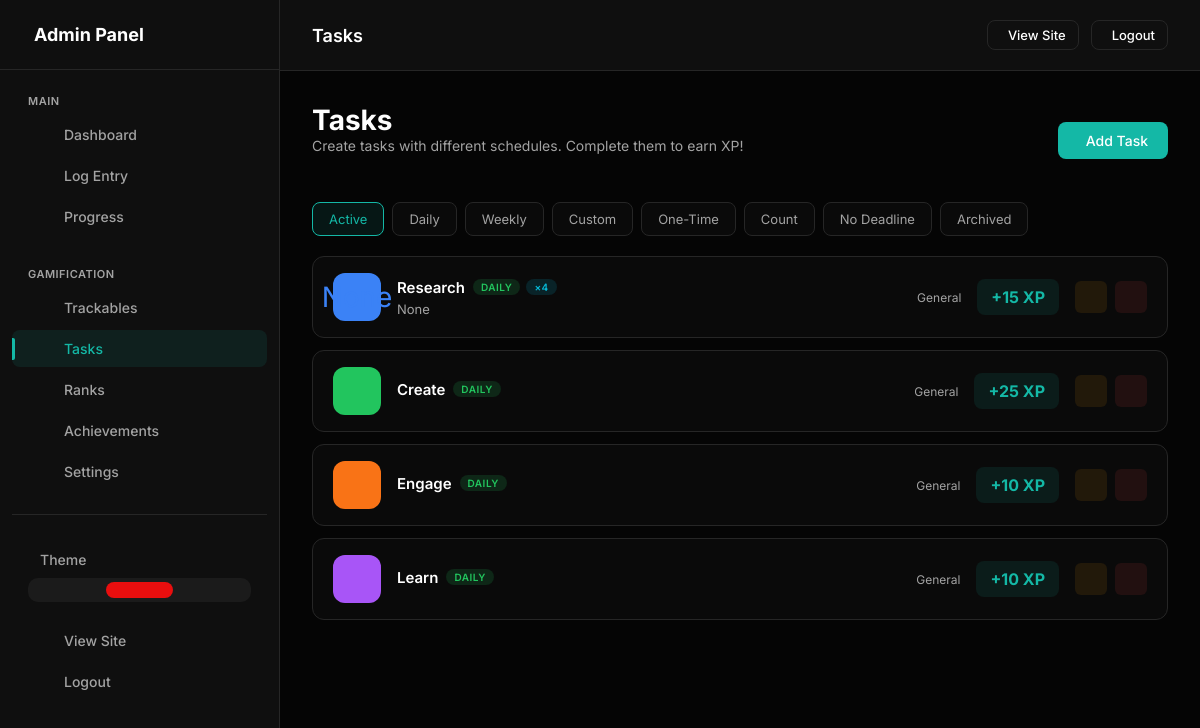
/admin/daily-tasks (signed in), run on the app's committed database.
### models.py (models this page shows, shortened)
class UserSettings(db.Model):
    __tablename__ = 'user_settings'
    id = db.Column(db.Integer, primary_key=True)
    user_id = db.Column(db.Integer, db.ForeignKey('users.id'), nullable=False, unique=True, index=True)
    accent_color = db.Column(db.String(20), default='#e90e0e')
    points_name = db.Column(db.String(20), default='XP')  # "XP", "Points", "Coins", etc.
    points_icon = db.Column(db.String(50), default='ph-lightning')
    daily_xp_goal = db.Column(db.Integer, default=50)
    perfect_day_bonus = db.Column(db.Integer, default=50)
    perfect_week_bonus = db.Column(db.Integer, default=500)
    streak_bonus_per_day = db.Column(db.Integer, default=5)  # Extra XP per streak day
    show_xp_animations = db.Column(db.Boolean, default=True)
    dark_mode = db.Column(db.Boolean, default=True)
    compact_view = db.Column(db.Boolean, default=False)
    show_dashboard_header = db.Column(db.Boolean, default=True)
    enable_youtube_sync = db.Column(db.Boolean, default=False)
    always_show_confetti = db.Column(db.Boolean, default=False)
    created_at = db.Column(db.DateTime, default=datetime.utcnow)
    updated_at = db.Column(db.DateTime, default=datetime.utcnow, onupdate=datetime.utcnow)

class UserDailyTask(db.Model):
    __tablename__ = 'user_daily_tasks'
    id = db.Column(db.Integer, primary_key=True)
    user_id = db.Column(db.Integer, db.ForeignKey('users.id'), nullable=False, index=True)
    name = db.Column(db.String(100), nullable=False)
    slug = db.Column(db.String(100), nullable=False)
    description = db.Column(db.String(500))
    task_type = db.Column(db.String(20), default='normal')  # 'normal', 'count'
    target_count = db.Column(db.Integer, default=1)  # For count tasks: how many times to complete
    repeat_type = db.Column(db.String(20), default='daily')
    repeat_interval = db.Column(db.Integer, default=1)  # For 'custom': every X units
    repeat_unit = db.Column(db.String(10), default='day')  # 'day', 'week', 'month'
    repeat_days = db.Column(db.String(50))  # For 'weekly': JSON array like "[1,3,5]" for Mon/Wed/Fri
    repeat_day_of_month = db.Column(db.Integer)  # For 'monthly': which day (1-31)
    due_date = db.Column(db.Date)  # For 'once' tasks: when it's due
    completed_date = db.Column(db.Date)  # For 'once' tasks: when completed
    ebbinghaus_level = db.Column(db.Integer, default=0)  # Current level in spaced repetition
    next_due_date = db.Column(db.Date)  # When the task is next due
    xp_value = db.Column(db.Integer, default=10)
    xp_per_count = db.Column(db.Integer, default=0)  # For count tasks: XP per completion (0 = only on full completion)
    streak_bonus = db.Column(db.Boolean, default=True)  # Eligible for streak bonuses
    icon = db.Column(db.String(50), default='ph-check-circle')
    color = db.Column(db.String(20), default='#10b981')
    emoji = db.Column(db.String(10))
    display_order = db.Column(db.Integer, default=0)
    is_active = db.Column(db.Boolean, default=True)
    is_pinned = db.Column(db.Boolean, default=False)
    category = db.Column(db.String(50), default='general')  # 'health', 'work', 'learning', 'habits', 'general'
    created_at = db.Column(db.DateTime, default=datetime.utcnow)
    updated_at = db.Column(db.DateTime, default=datetime.utcnow, onupdate=datetime.utcnow)
    completions = db.relationship('TaskCompletion', backref='task', lazy=True, cascade='all, delete-orphan')

### app.py (the view)
    @app.route('/admin/daily-tasks')
    @admin_required
    def admin_daily_tasks():
        tasks = UserDailyTask.query.filter_by(
            user_id=current_user.id
        ).order_by(UserDailyTask.display_order).all()
        return render_template('admin/daily_tasks.html', tasks=tasks)

### templates/admin/daily_tasks.html (shortened to what this page needs)
{% extends "admin/base.html" %}
{% block page_title %}Tasks{% endblock %}
{% block content %}
<div class="page-header">
    <div>
        <h1 class="page-title">Tasks</h1>
        <p class="page-intro">Create tasks with different schedules. Complete them to earn {{ points_name }}!</p>
    </div>
    <div class="page-actions">
        <a href="{{ url_for('admin_daily_task_add') }}" class="btn btn-primary">
             Add Task
        </a>
    </div>
</div>
<div class="filter-tabs">
    <button class="filter-tab active" data-filter="all">Active</button>
    <button class="filter-tab" data-filter="daily">Daily</button>
    <button class="filter-tab" data-filter="weekly">Weekly</button>
    <button class="filter-tab" data-filter="custom">Custom</button>
    <button class="filter-tab" data-filter="once">One-Time</button>
    <button class="filter-tab" data-filter="count">Count</button>
    <button class="filter-tab" data-filter="none">No Deadline</button>
    <button class="filter-tab" data-filter="archived">Archived</button>
</div>
{% if tasks %}
<div class="tasks-list">
    {% for task in tasks %}
    {% set is_archived = task.completed_date and task.repeat_type in ('once', 'none') %}
    <div class="task-row {% if not task.is_active %}inactive{% endif %} {% if task.is_pinned %}pinned{% endif %} {% if is_archived %}archived{% endif %}"
        data-repeat="{{ task.repeat_type }}" data-type="{{ task.task_type }}"
        data-archived="{{ 'true' if is_archived else 'false' }}" {% if is_archived %}style="opacity: 0.6;" {% endif %}>
        <div class="task-icon-box" style="background: {{ task.color }}; color: {{ task.color }}">
            {% if task.emoji %}
            <span style="font-size: 28px;">{{ task.emoji }}</span>
            {% else %}
            <i class="ph {{ task.icon }}"></i>
            {% endif %}
        </div>
        <div class="task-info">
            <div class="task-name">
                {{ task.name }}
                <div class="task-badges">
                    <span class="task-badge repeat-{{ task.repeat_type }}">
                        {% if task.repeat_type == 'none' %}No Deadline
                        {% elif task.repeat_type == 'daily' %}Daily
                        {% elif task.repeat_type == 'weekdays' %}Weekdays
                        {% elif task.repeat_type == 'weekends' %}Weekends
                        {% elif task.repeat_type == 'weekly' %}Weekly
                        {% elif task.repeat_type == 'monthly' %}Monthly
                        {% elif task.repeat_type == 'yearly' %}Yearly
                        {% elif task.repeat_type == 'custom' %}Every {{ task.repeat_interval }} {{ task.repeat_unit or
                        'day' }}{% if task.repeat_interval > 1 %}s{% endif %}
                        {% elif task.repeat_type == 'once' %}One-Time
                        {% elif task.repeat_type == 'ebbinghaus' %}Spaced
                        {% elif task.repeat_type == 'unlimited' %}Unlimited
                        {% else %}{{ task.repeat_type|capitalize }}
                        {% endif %}
                    </span>
                    {% if task.task_type == 'count' %}
                    <span class="task-badge type-count">×{{ task.target_count }}</span>
                    {% endif %}
                </div>
            </div>
            {% if task.description %}
            <div class="task-description">{{ task.description }}</div>
            {% endif %}
        </div>
        <div class="task-meta">
            <span class="task-category">
                 {{ task.category|capitalize }}
            </span>
            <div class="task-xp">
                +{{ task.xp_value }} {{ points_name }}
            </div>
        </div>
        <div class="task-actions">
            <a href="{{ url_for('admin_daily_task_edit', id=task.id) }}" class="action-btn edit" title="Edit">
            </a>
            <form action="{{ url_for('admin_daily_task_delete', id=task.id) }}" method="post"
                onsubmit="return confirmDelete(this, 'Task')" style="display: inline;">
                <button type="submit" class="action-btn delete" title="Delete">
                </button>
            </form>
        </div>
    </div>
    {% endfor %}
</div>
{% endif %}
{% endblock %}

### templates/admin/base.html (style rules this page uses)
:root, [data-theme="dark"] { --bg-body: #050505; --bg-card: #0f0f0f; --bg-card-hover: #141414; --border: #262626; --accent: #e90e0e; --accent-rgb: 233, 14, 14; --accent-hover: #c70202; --text-main: #ffffff; --text-muted: #a3a3a3; --font-sans: 'Inter', sans-serif; --font-mono: 'JetBrains Mono', monospace; --success: #10b981; --warning: #f59e0b; --danger: #ef4444; }
* { margin: 0; padding: 0; box-sizing: border-box; }
body { background-color: var(--bg-body); color: var(--text-main); font-family: var(--font-sans); overflow-x: hidden; -webkit-font-smoothing: antialiased; min-height: 100vh; }
a { text-decoration: none; color: inherit; transition: 0.3s; }
button { border: none; background: none; cursor: pointer; font-family: inherit; }
.page-header { display: flex; justify-content: space-between; align-items: center; margin-bottom: 24px; flex-wrap: wrap; gap: 16px; }
.page-title { font-size: 28px; font-weight: 700; }
.page-actions { display: flex; gap: 12px; align-items: center; }
.action-btn { width: 32px; height: 32px; border-radius: 6px; display: flex; align-items: center; justify-content: center; transition: all 0.2s; cursor: pointer; border: 1px solid transparent; }
.action-btn.edit { background: rgba(245, 158, 11, 0.1); color: #f59e0b; }
.action-btn.delete { background: rgba(239, 68, 68, 0.1); color: #ef4444; }
.btn { padding: 10px 20px; border-radius: 8px; font-size: 14px; font-weight: 500; transition: all 0.3s ease; display: inline-flex; align-items: center; gap: 8px; cursor: pointer; border: none; }
.btn-primary { background: var(--accent); color: #fff; }

### templates/admin/daily_tasks.html (style rules this page uses)
.page-intro { margin-bottom: 24px; color: var(--text-muted); font-size: 14px; }
.filter-tabs { display: flex; gap: 8px; margin-bottom: 20px; flex-wrap: wrap; }
.filter-tab { padding: 8px 16px; border-radius: 8px; border: 1px solid var(--border); background: rgba(255, 255, 255, 0.02); color: var(--text-muted); cursor: pointer; font-size: 13px; transition: all 0.2s; }
.filter-tab.active { border-color: var(--accent); background: rgba(var(--accent-rgb), 0.1); color: var(--accent); }
.tasks-list { display: flex; flex-direction: column; gap: 12px; }
.task-row { background: rgba(255, 255, 255, 0.02); border: 1px solid var(--border); border-radius: 12px; padding: 16px 20px; display: flex; align-items: center; gap: 16px; transition: all 0.2s; }
.task-icon-box { width: 48px; height: 48px; border-radius: 12px; display: flex; align-items: center; justify-content: center; font-size: 24px; flex-shrink: 0; }
.task-info { flex: 1; min-width: 0; }
.task-name { font-weight: 600; font-size: 15px; margin-bottom: 4px; display: flex; align-items: center; gap: 8px; }
.task-badges { display: flex; gap: 6px; flex-wrap: wrap; }
.task-badge { font-size: 10px; padding: 2px 8px; border-radius: 10px; background: rgba(255, 255, 255, 0.08); color: var(--text-muted); font-weight: 600; text-transform: uppercase; letter-spacing: 0.5px; }
.task-badge.repeat-daily { background: rgba(34, 197, 94, 0.15); color: #22c55e; }
.task-badge.type-count { background: rgba(6, 182, 212, 0.15); color: #06b6d4; }
.task-description { font-size: 13px; color: var(--text-muted); margin-top: 2px; }
.task-meta { display: flex; gap: 16px; align-items: center; }
.task-xp { font-size: 16px; font-weight: 700; color: var(--accent); padding: 8px 14px; background: rgba(var(--accent-rgb), 0.1); border-radius: 8px; white-space: nowrap; }
.task-category { font-size: 12px; color: var(--text-muted); display: flex; align-items: center; gap: 4px; }
.task-actions { display: flex; gap: 8px; }

### data on the page
UserSettings: points_name "XP"
UserDailyTask: emoji "None", name "Research", repeat_type "DAILY", target_count "4", description "None", category "General", xp_value "15"
UserDailyTask: name "Create", repeat_type "DAILY", category "General", xp_value "25"
UserDailyTask: name "Engage", repeat_type "DAILY", category "General", xp_value "10"
UserDailyTask: name "Learn", repeat_type "DAILY", category "General", xp_value "10"
